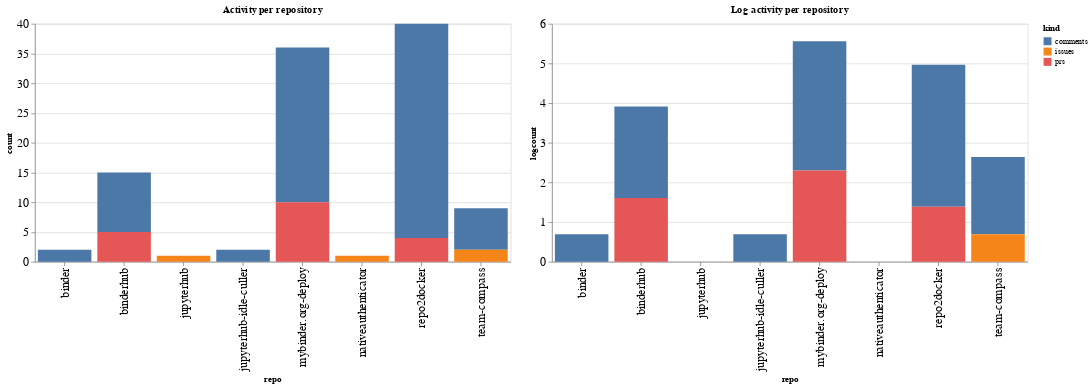

The notebook cell saved with this chart:
### Code cell
ch1 = alt.Chart(repo_summaries, width=600, title="Activity per repository").mark_bar().encode(
    x='repo',
    y='count',
    color='kind',
    tooltip="kind"
)

ch2 = alt.Chart(repo_summaries, width=600, title="Log activity per repository").mark_bar().encode(
    x='repo',
    y='logcount',
    color='kind',
    tooltip="kind"
)

ch1 | ch2

### Figure 1 — Vega-Lite specification as saved in the notebook (floating-point values rounded to 4 significant figures)
{"config": {"axisLeft": {"labelFontSize": 15}, "axisBottom": {"labelFontSize": 15}}, "hconcat": [{"mark": "bar", "encoding": {"color": {"type": "nominal", "field": "kind"}, "tooltip": {"type": "nominal", "field": "kind"}, "x": {"type": "nominal", "field": "repo"}, "y": {"type": "quantitative", "field": "count"}}, "title": "Activity per repository", "width": 600}, {"mark": "bar", "encoding": {"color": {"type": "nominal", "field": "kind"}, "tooltip": {"type": "nominal", "field": "kind"}, "x": {"type": "nominal", "field": "repo"}, "y": {"type": "quantitative", "field": "logcount"}}, "title": "Log activity per repository", "width": 600}], "data": {"name": "data-baefbc1b7c38477cfe4fcbe288b63c87"}, "$schema": "https://vega.github.io/schema/vega-lite/v4.8.1.json", "datasets": {"data-baefbc1b7c38477cfe4fcbe288b63c87": [{"repo": "binder", "kind": "comments", "count": 2, "logcount": 0.6931}, {"repo": "binderhub", "kind": "comments", "count": 10, "logcount": 2.303}, {"repo": "binderhub", "kind": "prs", "count": 5, "logcount": 1.609}, {"repo": "jupyterhub", "kind": "issues", "count": 1, "logcount": 0.0}, {"repo": "jupyterhub-idle-culler", "kind": "comments", "count": 2, "logcount": 0.6931}, {"repo": "mybinder.org-deploy", "kind": "comments", "count": 26, "logcount": 3.258}, {"repo": "mybinder.org-deploy", "kind": "prs", "count": 10, "logcount": 2.303}, {"repo": "nativeauthenticator", "kind": "issues", "count": 1, "logcount": 0.0}, {"repo": "repo2docker", "kind": "comments", "count": 36, "logcount": 3.584}, {"repo": "repo2docker", "kind": "prs", "count": 4, "logcount": 1.386}, {"repo": "team-compass", "kind": "comments", "count": 7, "logcount": 1.946}, {"repo": "team-compass", "kind": "issues", "count": 2, "logcount": 0.6931}]}}
